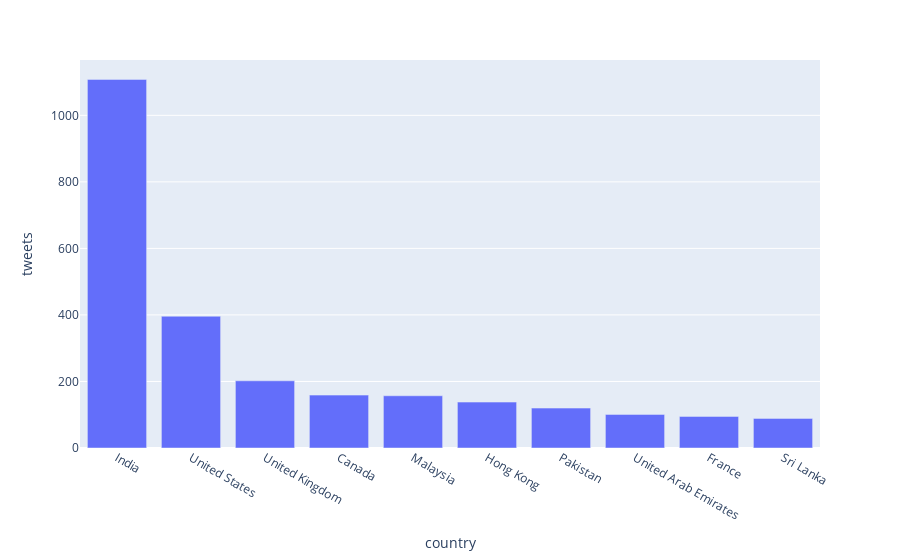

Notebook code for this chart:
### Code cell
fig = px.bar(country_tweets_df, x='country', y='tweets')
fig.show()

### Figure 1 — Plotly figure (JSON) as saved in the notebook; plotly's stock layout.template omitted (floating-point values rounded to 4 significant figures)
{"data": [{"alignmentgroup": "True", "hovertemplate": "country=%{x}<br>tweets=%{y}<extra></extra>", "legendgroup": "", "marker": {"color": "#636efa"}, "name": "", "offsetgroup": "", "orientation": "v", "showlegend": false, "textposition": "auto", "type": "bar", "x": ["India", "United States", "United Kingdom", "Canada", "Malaysia", "Hong Kong", "Pakistan", "United Arab Emirates", "France", "Sri Lanka"], "xaxis": "x", "y": [1108, 396, 202, 159, 157, 138, 120, 101, 95, 89], "yaxis": "y"}], "layout": {"barmode": "relative", "legend": {"tracegroupgap": 0}, "margin": {"t": 60}, "xaxis": {"anchor": "y", "domain": [0, 1], "title": {"text": "country"}}, "yaxis": {"anchor": "x", "domain": [0, 1], "title": {"text": "tweets"}}}}
